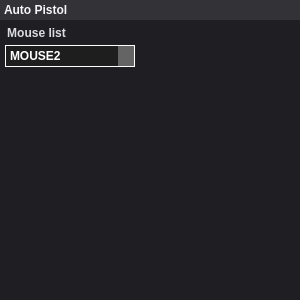
<?xml version="1.0" encoding="UTF-8"?>
<ui version="4.0">
 <class>autoPistolWindow</class>
 <widget class="QWidget" name="autoPistolWindow">
  <property name="geometry">
   <rect>
    <x>0</x>
    <y>0</y>
    <width>300</width>
    <height>300</height>
   </rect>
  </property>
  <property name="windowTitle">
   <string>Auto Pistol</string>
  </property>
  <widget class="QLabel" name="titlePanel">
   <property name="geometry">
    <rect>
     <x>0</x>
     <y>0</y>
     <width>300</width>
     <height>20</height>
    </rect>
   </property>
   <property name="styleSheet">
    <string notr="true">background-color: rgb(50, 50, 55);
font: 75 10pt &quot;Arial&quot;;
font-weight: bold;
color: rgb(245, 246, 250);
padding-left: 1px;</string>
   </property>
   <property name="text">
    <string>Auto Pistol</string>
   </property>
  </widget>
  <widget class="QPushButton" name="closeButton">
   <property name="geometry">
    <rect>
     <x>280</x>
     <y>0</y>
     <width>20</width>
     <height>20</height>
    </rect>
   </property>
   <property name="styleSheet">
    <string notr="true">QPushButton{
  background-color: rgb(50, 50, 55);
  border: none;
}

QPushButton:hover {
  background-color: rgb(55, 55, 60);
}

QPushButton:pressed {
  background-color: rgb(60, 60, 65);
}
</string>
   </property>
   <property name="text">
    <string/>
   </property>
   <property name="icon">
    <iconset>
     <normaloff>Image/Close.png</normaloff>Image/Close.png</iconset>
   </property>
   <property name="iconSize">
    <size>
     <width>20</width>
     <height>20</height>
    </size>
   </property>
  </widget>
  <widget class="QLabel" name="Background">
   <property name="geometry">
    <rect>
     <x>0</x>
     <y>0</y>
     <width>300</width>
     <height>300</height>
    </rect>
   </property>
   <property name="styleSheet">
    <string notr="true">background-color: rgb(30, 30, 35)</string>
   </property>
   <property name="text">
    <string/>
   </property>
  </widget>
  <widget class="QComboBox" name="mouseListComboBox">
   <property name="geometry">
    <rect>
     <x>5</x>
     <y>45</y>
     <width>130</width>
     <height>22</height>
    </rect>
   </property>
   <property name="styleSheet">
    <string notr="true">QComboBox{
font: 8pt &quot;Arial&quot;;
border: none;
background-color: rgb(30,30,30);
color: white;
font-weight: bold;
border: 1px solid white;
}

QComboBox::drop-down{
    border: none;
    background-color: rgb(100,100,100);
    font-weight: bold;
}</string>
   </property>
   <item>
    <property name="text">
     <string>MOUSE2</string>
    </property>
   </item>
   <item>
    <property name="text">
     <string>MOUSE3</string>
    </property>
   </item>
   <item>
    <property name="text">
     <string>MOUSE4</string>
    </property>
   </item>
   <item>
    <property name="text">
     <string>MOUSE5</string>
    </property>
   </item>
  </widget>
  <widget class="QLabel" name="mouseListLable">
   <property name="geometry">
    <rect>
     <x>5</x>
     <y>25</y>
     <width>63</width>
     <height>16</height>
    </rect>
   </property>
   <property name="styleSheet">
    <string notr="true">font: 10pt &quot;Arial&quot;;
color: rgb(220, 221, 225);
font-weight: bold;</string>
   </property>
   <property name="text">
    <string>Mouse list</string>
   </property>
   <property name="alignment">
    <set>Qt::AlignCenter</set>
   </property>
  </widget>
  <zorder>Background</zorder>
  <zorder>titlePanel</zorder>
  <zorder>closeButton</zorder>
  <zorder>mouseListComboBox</zorder>
  <zorder>mouseListLable</zorder>
 </widget>
 <resources/>
 <connections/>
</ui>
